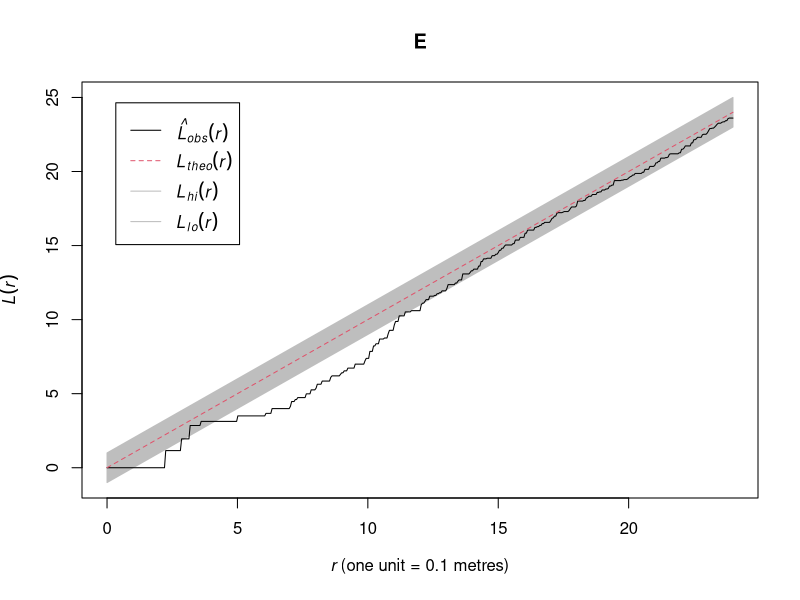

Write R code to recreate this figure.
library(spatstat)


### Name: dg.envelope
### Title: Global Envelopes for Dao-Genton Test
### Aliases: dg.envelope
### Keywords: spatial htest hplot iteration

### ** Examples

  ns <- if(interactive()) 19 else 4
  E <- dg.envelope(swedishpines, Lest, nsim=ns)
  E
  plot(E)
  Eo <- dg.envelope(swedishpines, Lest, alternative="less", nsim=ns)
  Ei <- dg.envelope(swedishpines, Lest, interpolate=TRUE, nsim=ns)
